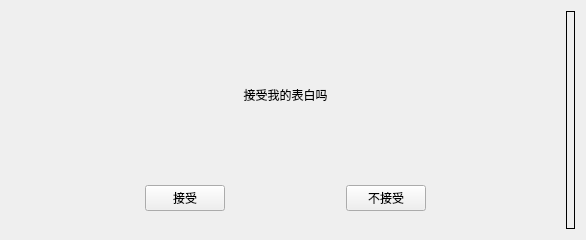
<?xml version="1.0" encoding="UTF-8"?>
<ui version="4.0">
 <class>Widget</class>
 <widget class="QWidget" name="Widget">
  <property name="windowModality">
   <enum>Qt::ApplicationModal</enum>
  </property>
  <property name="geometry">
   <rect>
    <x>0</x>
    <y>0</y>
    <width>586</width>
    <height>240</height>
   </rect>
  </property>
  <property name="windowTitle">
   <string>Widget</string>
  </property>
  <property name="styleSheet">
   <string notr="true"/>
  </property>
  <layout class="QHBoxLayout" name="horizontalLayout_2">
   <item>
    <widget class="QWidget" name="widget" native="true">
     <layout class="QVBoxLayout" name="verticalLayout">
      <item>
       <spacer name="verticalSpacer">
        <property name="orientation">
         <enum>Qt::Vertical</enum>
        </property>
        <property name="sizeHint" stdset="0">
         <size>
          <width>20</width>
          <height>40</height>
         </size>
        </property>
       </spacer>
      </item>
      <item>
       <widget class="QLabel" name="label">
        <property name="text">
         <string>接受我的表白吗</string>
        </property>
        <property name="alignment">
         <set>Qt::AlignCenter</set>
        </property>
       </widget>
      </item>
      <item>
       <spacer name="verticalSpacer_2">
        <property name="orientation">
         <enum>Qt::Vertical</enum>
        </property>
        <property name="sizeHint" stdset="0">
         <size>
          <width>20</width>
          <height>40</height>
         </size>
        </property>
       </spacer>
      </item>
      <item>
       <widget class="QWidget" name="widget_3" native="true">
        <layout class="QHBoxLayout" name="horizontalLayout">
         <item>
          <spacer name="horizontalSpacer">
           <property name="orientation">
            <enum>Qt::Horizontal</enum>
           </property>
           <property name="sizeHint" stdset="0">
            <size>
             <width>40</width>
             <height>20</height>
            </size>
           </property>
          </spacer>
         </item>
         <item>
          <widget class="QPushButton" name="pushButton_Yes">
           <property name="text">
            <string>接受</string>
           </property>
          </widget>
         </item>
         <item>
          <spacer name="horizontalSpacer_2">
           <property name="orientation">
            <enum>Qt::Horizontal</enum>
           </property>
           <property name="sizeHint" stdset="0">
            <size>
             <width>40</width>
             <height>20</height>
            </size>
           </property>
          </spacer>
         </item>
         <item>
          <widget class="QPushButton" name="pushButton_No">
           <property name="text">
            <string>不接受</string>
           </property>
          </widget>
         </item>
         <item>
          <spacer name="horizontalSpacer_3">
           <property name="orientation">
            <enum>Qt::Horizontal</enum>
           </property>
           <property name="sizeHint" stdset="0">
            <size>
             <width>40</width>
             <height>20</height>
            </size>
           </property>
          </spacer>
         </item>
        </layout>
       </widget>
      </item>
     </layout>
    </widget>
   </item>
   <item>
    <widget class="QLabel" name="marioLabel">
     <property name="frameShape">
      <enum>QFrame::Panel</enum>
     </property>
     <property name="text">
      <string/>
     </property>
    </widget>
   </item>
  </layout>
 </widget>
 <resources/>
 <connections/>
</ui>
